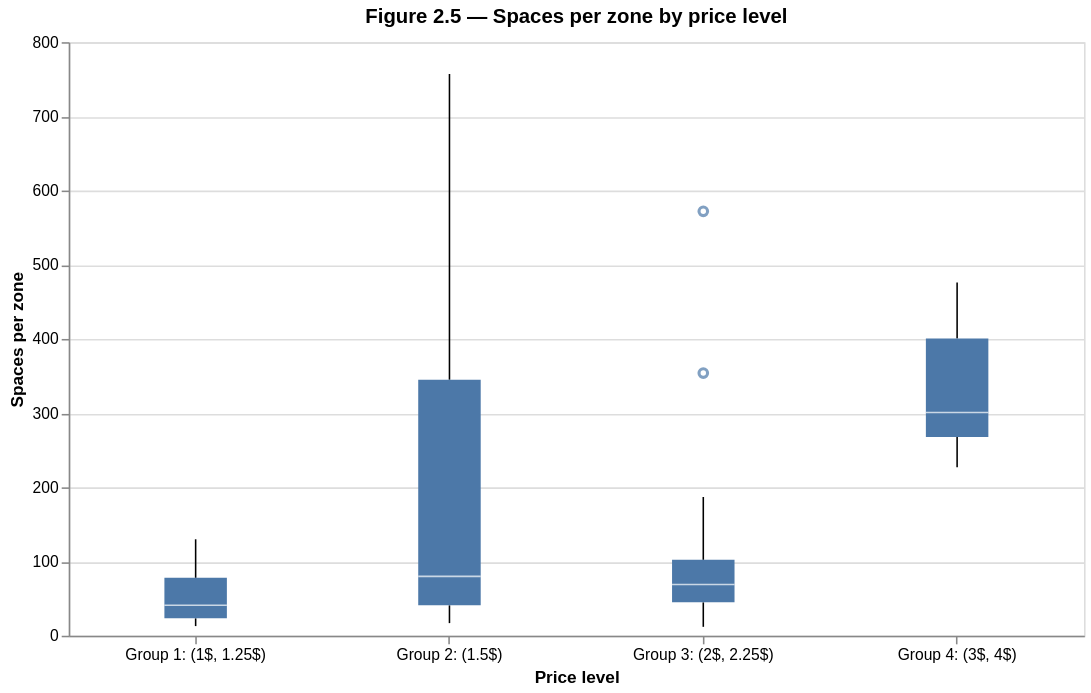

Notebook code for this chart:
### Code cell
# boxplot to compare the distribution of parking supply
box_spaces = (
    alt.Chart(price_busyness.to_pandas())
    .mark_boxplot(size=40)
    .encode(
        # x-axis: categorical price groups
        x=alt.X(
            "price_category:N",
            title="Price level",
            axis=alt.Axis(labelAngle=0),  # keep labels horizontal
        ),
        # y-axis: number of spaces available in each zone
        y=alt.Y(
            "spaces:Q",
            title="Spaces per zone"
        ),
        # tooltip: show the price category when hovering
        tooltip=[
            alt.Tooltip("price_category:N", title="Price level")
        ],
    )
    .properties(
        title="Figure 2.5 — Spaces per zone by price level",
        width=650,
        height=380,
    )
)

# display the chart
box_spaces

### Figure 1 — Vega-Lite specification as saved in the notebook (floating-point values rounded to 4 significant figures)
{"config": {"view": {"continuousWidth": 300, "continuousHeight": 300}}, "data": {"name": "data-14bda19167c1cc57372bdf73bc50ca20"}, "mark": {"type": "boxplot", "size": 40}, "encoding": {"tooltip": [{"field": "price_category", "title": "Price level", "type": "nominal"}], "x": {"axis": {"labelAngle": 0}, "field": "price_category", "title": "Price level", "type": "nominal"}, "y": {"field": "spaces", "title": "Spaces per zone", "type": "quantitative"}}, "height": 380, "title": "Figure 2.5 — Spaces per zone by price level", "width": 650, "$schema": "https://vega.github.io/schema/vega-lite/v5.20.1.json", "datasets": {"data-14bda19167c1cc57372bdf73bc50ca20": [{"zone_group_norm": "EAST CARSON LOT", "transactions": 143976, "zone": "342 - East Carson Lot", "spaces": 35, "type": "off-street", "transactions_per_space": 4114.0, "rate": 1.5, "price_category": "Group 2: (1.5$)"}, {"zone_group_norm": "FORBES MURRAY LOT", "transactions": 384766, "zone": "324 - Forbes Murray Lot", "spaces": 72, "type": "off-street", "transactions_per_space": 5344.0, "rate": 2.0, "price_category": "Group 3: (2$, 2.25$)"}, {"zone_group_norm": "BLOOMFIELD", "transactions": 1365502, "zone": "406 - Bloomfield (On-street)", "spaces": 489, "type": "on-street", "transactions_per_space": 2792.0, "rate": 1.5, "price_category": "Group 2: (1.5$)"}, {"zone_group_norm": "20 SIDNEY LOT", "transactions": 81990, "zone": "345 - 20th & Sidney Lot", "spaces": 80, "type": "off-street", "transactions_per_space": 1025.0, "rate": 1.5, "price_category": "Group 2: (1.5$)"}, {"zone_group_norm": "BEECHVIEW LOT", "transactions": 3844, "zone": "363 - Beechview Lot", "spaces": 17, "type": "off-street", "transactions_per_space": 226.1, "rate": 1.5, "price_category": "Group 2: (1.5$)"}, {"zone_group_norm": "HILL DISTRICT", "transactions": 10793, "zone": "426 - Hill District", "spaces": 26, "type": "on-street", "transactions_per_space": 415.1, "rate": 1.25, "price_category": "Group 1: (1$, 1.25$)"}, {"zone_group_norm": "WALTER WARRINGTON LOT", "transactions": 2701, "zone": "354 - Walter/Warrington Lot", "spaces": 15, "type": "off-street", "transactions_per_space": 180.1, "rate": 1.0, "price_category": "Group 1: (1$, 1.25$)"}, {"zone_group_norm": "SQUIRREL HILL", "transactions": 1735411, "zone": "413 - Squirrel Hill", "spaces": 354, "type": "on-street", "transactions_per_space": 4902.0, "rate": 2.0, "price_category": "Group 3: (2$, 2.25$)"}, {"zone_group_norm": "FRIENDSHIP CEDARVILLE LOT", "transactions": 170133, "zone": "335 - Friendship Cedarville Lot", "spaces": 80, "type": "off-street", "transactions_per_space": 2127.0, "rate": 1.5, "price_category": "Group 2: (1.5$)"}, {"zone_group_norm": "JCC FORBES LOT", "transactions": 320556, "zone": "325 - JCC/Forbes Lot", "spaces": 69, "type": "off-street", "transactions_per_space": 4646.0, "rate": 2.0, "price_category": "Group 3: (2$, 2.25$)"}, {"zone_group_norm": "EVA BEATTY LOT", "transactions": 55570, "zone": "307 - Eva Beatty Lot", "spaces": 130, "type": "off-street", "transactions_per_space": 427.5, "rate": 1.0, "price_category": "Group 1: (1$, 1.25$)"}, {"zone_group_norm": "CARRICK", "transactions": 40989, "zone": "416 - Carrick", "spaces": 65, "type": "on-street", "transactions_per_space": 630.6, "rate": 1.0, "price_category": "Group 1: (1$, 1.25$)"}, {"zone_group_norm": "UPTOWN", "transactions": 895456, "zone": "403 - Uptown", "spaces": 690, "type": "on-street", "transactions_per_space": 1298.0, "rate": 1.5, "price_category": "Group 2: (1.5$)"}, {"zone_group_norm": "OAKLAND 2", "transactions": 1071435, "zone": "408 - Oakland 2", "spaces": 301, "type": "on-street", "transactions_per_space": 3560.0, "rate": 3.0, "price_category": "Group 4: (3$, 4$)"}, {"zone_group_norm": "42 BUTLER LOT", "transactions": 95523, "zone": "338 - 42nd & Butler Lot", "spaces": 22, "type": "off-street", "transactions_per_space": 4342.0, "rate": 2.0, "price_category": "Group 3: (2$, 2.25$)"}, {"zone_group_norm": "BROOKLINE", "transactions": 482886, "zone": "419 - Brookline", "spaces": 201, "type": "on-street", "transactions_per_space": 2402.0, "rate": 1.5, "price_category": "Group 2: (1.5$)"}, {"zone_group_norm": "MELLON PARK", "transactions": 39312, "zone": "414 - Mellon Park", "spaces": 76, "type": "on-street", "transactions_per_space": 517.3, "rate": 1.5, "price_category": "Group 2: (1.5$)"}, {"zone_group_norm": "NORTHSIDE", "transactions": 1320112, "zone": "421 - NorthSide", "spaces": 757, "type": "on-street", "transactions_per_space": 1744.0, "rate": 1.5, "price_category": "Group 2: (1.5$)"}, {"zone_group_norm": "DOUGLAS PHILLIPS LOT", "transactions": 63916, "zone": "323 - Douglas Phillips Lot", "spaces": 45, "type": "off-street", "transactions_per_space": 1420.0, "rate": 2.0, "price_category": "Group 3: (2$, 2.25$)"}, {"zone_group_norm": "TAMELLO BEATTY LOT", "transactions": 138385, "zone": "304 - Tamello Beatty Lot", "spaces": 76, "type": "off-street", "transactions_per_space": 1821.0, "rate": 1.0, "price_category": "Group 1: (1$, 1.25$)"}, {"zone_group_norm": "18 CARSON LOT", "transactions": 199160, "zone": "344 - 18th & Carson Lot", "spaces": 41, "type": "off-street", "transactions_per_space": 4858.0, "rate": 1.5, "price_category": "Group 2: (1.5$)"}, {"zone_group_norm": "MAIN ALEXANDER LOT", "transactions": 10308, "zone": "369 - Main/Alexander Lot", "spaces": 29, "type": "off-street", "transactions_per_space": 355.4, "rate": 1.0, "price_category": "Group 1: (1$, 1.25$)"}, {"zone_group_norm": "DOWNTOWN 2", "transactions": 1214879, "zone": "402 - Downtown 2", "spaces": 373, "type": "on-street", "transactions_per_space": 3257.0, "rate": 4.0, "price_category": "Group 4: (3$, 4$)"}, {"zone_group_norm": "SHADYSIDE", "transactions": 1318761, "zone": "411 - Shadyside", "spaces": 345, "type": "on-street", "transactions_per_space": 3822.0, "rate": 1.5, "price_category": "Group 2: (1.5$)"}, {"zone_group_norm": "FORBES SHADY LOT", "transactions": 388099, "zone": "322 - Forbes Shady Lot", "spaces": 59, "type": "off-street", "transactions_per_space": 6578.0, "rate": 2.0, "price_category": "Group 3: (2$, 2.25$)"}, {"zone_group_norm": "BEECHVIEW", "transactions": 32046, "zone": "418 - Beechview", "spaces": 78, "type": "on-street", "transactions_per_space": 410.8, "rate": 1.5, "price_category": "Group 2: (1.5$)"}, {"zone_group_norm": "LAWRENCEVILLE", "transactions": 415991, "zone": "405 - Lawrenceville", "spaces": 187, "type": "on-street", "transactions_per_space": 2225.0, "rate": 2.0, "price_category": "Group 3: (2$, 2.25$)"}, {"zone_group_norm": "OAKLAND 3", "transactions": 1134837, "zone": "409 - Oakland 3", "spaces": 476, "type": "on-street", "transactions_per_space": 2384.0, "rate": 3.0, "price_category": "Group 4: (3$, 4$)"}, {"zone_group_norm": "SHERIDAN HARVARD LOT", "transactions": 20201, "zone": "301 - Sheridan Harvard Lot", "spaces": 41, "type": "off-street", "transactions_per_space": 492.7, "rate": 1.0, "price_category": "Group 1: (1$, 1.25$)"}, {"zone_group_norm": "BROOKLINE LOT", "transactions": 2356, "zone": "361 - Brookline Lot", "spaces": 47, "type": "off-street", "transactions_per_space": 50.13, "rate": 1.5, "price_category": "Group 2: (1.5$)"}, {"zone_group_norm": "SHERIDAN KIRKWOOD LOT", "transactions": 103226, "zone": "302 - Sheridan Kirkwood Lot", "spaces": 114, "type": "off-street", "transactions_per_space": 905.5, "rate": 1.0, "price_category": "Group 1: (1$, 1.25$)"}, {"zone_group_norm": "52 BUTLER LOT", "transactions": 19184, "zone": "337 - 52nd & Butler Lot", "spaces": 12, "type": "off-street", "transactions_per_space": 1599.0, "rate": 2.0, "price_category": "Group 3: (2$, 2.25$)"}, {"zone_group_norm": "WEST END", "transactions": 14662, "zone": "423 - West End", "spaces": 52, "type": "on-street", "transactions_per_space": 282.0, "rate": 1.0, "price_category": "Group 1: (1$, 1.25$)"}, {"zone_group_norm": "18 SIDNEY LOT", "transactions": 161954, "zone": "341 - 18th & Sidney Lot", "spaces": 45, "type": "off-street", "transactions_per_space": 3599.0, "rate": 1.5, "price_category": "Group 2: (1.5$)"}, {"zone_group_norm": "MT WASHINGTON", "transactions": 108623, "zone": "420 - Mt. Washington", "spaces": 98, "type": "on-street", "transactions_per_space": 1108.0, "rate": 1.5, "price_category": "Group 2: (1.5$)"}, {"zone_group_norm": "STRIP DISTRICT", "transactions": 1585454, "zone": "404 - Strip Disctrict", "spaces": 428, "type": "on-street", "transactions_per_space": 3704.0, "rate": 3.0, "price_category": "Group 4: (3$, 4$)"}, {"zone_group_norm": "OAKLAND 1", "transactions": 950750, "zone": "407 - Oakland 1", "spaces": 227, "type": "on-street", "transactions_per_space": 4188.0, "rate": 3.0, "price_category": "Group 4: (3$, 4$)"}, {"zone_group_norm": "OBERSERVATORY HILL LOT", "transactions": 7412, "zone": "375 - Oberservatory Hill Lot", "spaces": 23, "type": "off-street", "transactions_per_space": 322.3, "rate": 1.5, "price_category": "Group 2: (1.5$)"}, {"zone_group_norm": "ASTEROID WARRINGTON LOT", "transactions": 19558, "zone": "355 - Asteroid Warrington Lot", "spaces": 13, "type": "off-street", "transactions_per_space": 1504.0, "rate": 1.0, "price_category": "Group 1: (1$, 1.25$)"}, {"zone_group_norm": "PENN CIRCLE NW LOT", "transactions": 20064, "zone": "314 - Penn Circle NW Lot", "spaces": 125, "type": "off-street", "transactions_per_space": 160.5, "rate": 1.0, "price_category": "Group 1: (1$, 1.25$)"}, {"zone_group_norm": "EAST OHIO STREET LOT", "transactions": 68679, "zone": "371 - East Ohio Street Lot", "spaces": 88, "type": "off-street", "transactions_per_space": 780.4, "rate": 1.5, "price_category": "Group 2: (1.5$)"}, {"zone_group_norm": "DOWNTOWN 1", "transactions": 1248084, "zone": "401 - Downtown 1", "spaces": 299, "type": "on-street", "transactions_per_space": 4174.0, "rate": 4.0, "price_category": "Group 4: (3$, 4$)"}, {"zone_group_norm": "19 CARSON LOT", "transactions": 106088, "zone": "343 - 19th & Carson Lot", "spaces": 27, "type": "off-street", "transactions_per_space": 3929.0, "rate": 1.5, "price_category": "Group 2: (1.5$)"}, {"zone_group_norm": "TAYLOR STREET LOT", "transactions": 58780, "zone": "334 - Taylor Street Lot", "spaces": 26, "type": "off-street", "transactions_per_space": 2261.0, "rate": 1.5, "price_category": "Group 2: (1.5$)"}, {"zone_group_norm": "BEACON BARTLETT LOT", "transactions": 178493, "zone": "321 - Beacon Bartlett Lot", "spaces": 69, "type": "off-street", "transactions_per_space": 2587.0, "rate": 2.0, "price_category": "Group 3: (2$, 2.25$)"}, {"zone_group_norm": "BAKERY SQ", "transactions": 20947, "zone": "425 - Bakery Sq", "spaces": 45, "type": "on-street", "transactions_per_space": 465.5, "rate": 2.0, "price_category": "Group 3: (2$, 2.25$)"}, {"zone_group_norm": "NORTHSHORE", "transactions": 410218, "zone": "422 - Northshore", "spaces": 237, "type": "on-street", "transactions_per_space": 1731.0, "rate": 3.0, "price_category": "Group 4: (3$, 4$)"}, {"zone_group_norm": "BROWNSVILLE SANDKEY LOT", "transactions": 29491, "zone": "351 - Brownsville & Sandkey Lot", "spaces": 80, "type": "off-street", "transactions_per_space": 368.6, "rate": 1.0, "price_category": "Group 1: (1$, 1.25$)"}, {"zone_group_norm": "IVY BELLEFONTE LOT", "transactions": 577809, "zone": "328 - Ivy Bellefonte Lot", "spaces": 74, "type": "off-street", "transactions_per_space": 7808.0, "rate": 2.0, "price_category": "Group 3: (2$, 2.25$)"}, {"zone_group_norm": "EAST LIBERTY", "transactions": 1146769, "zone": "412 - East Liberty", "spaces": 483, "type": "on-street", "transactions_per_space": 2374.0, "rate": 1.5, "price_category": "Group 2: (1.5$)"}, {"zone_group_norm": "ANSLEY BEATTY LOT", "transactions": 14774, "zone": "311 - Ansley Beatty Lot", "spaces": 23, "type": "off-street", "transactions_per_space": 642.3, "rate": 1.0, "price_category": "Group 1: (1$, 1.25$)"}, {"zone_group_norm": "OAKLAND 4", "transactions": 1290108, "zone": "410 - Oakland 4", "spaces": 572, "type": "on-street", "transactions_per_space": 2255.0, "rate": 2.25, "price_category": "Group 3: (2$, 2.25$)"}, {"zone_group_norm": "SS SSW", "transactions": 2636020, "zone": "415 - SS & SSW", "spaces": 707, "type": "on-street", "transactions_per_space": 3728.0, "rate": 1.5, "price_category": "Group 2: (1.5$)"}, {"zone_group_norm": "HOMEWOOD ZENITH LOT", "transactions": 2539, "zone": "331 - Homewood Zenith Lot", "spaces": 24, "type": "off-street", "transactions_per_space": 105.8, "rate": 1.0, "price_category": "Group 1: (1$, 1.25$)"}, {"zone_group_norm": "ALLENTOWN", "transactions": 16152, "zone": "417 - Allentown", "spaces": 23, "type": "on-street", "transactions_per_space": 702.3, "rate": 1.0, "price_category": "Group 1: (1$, 1.25$)"}]}}
